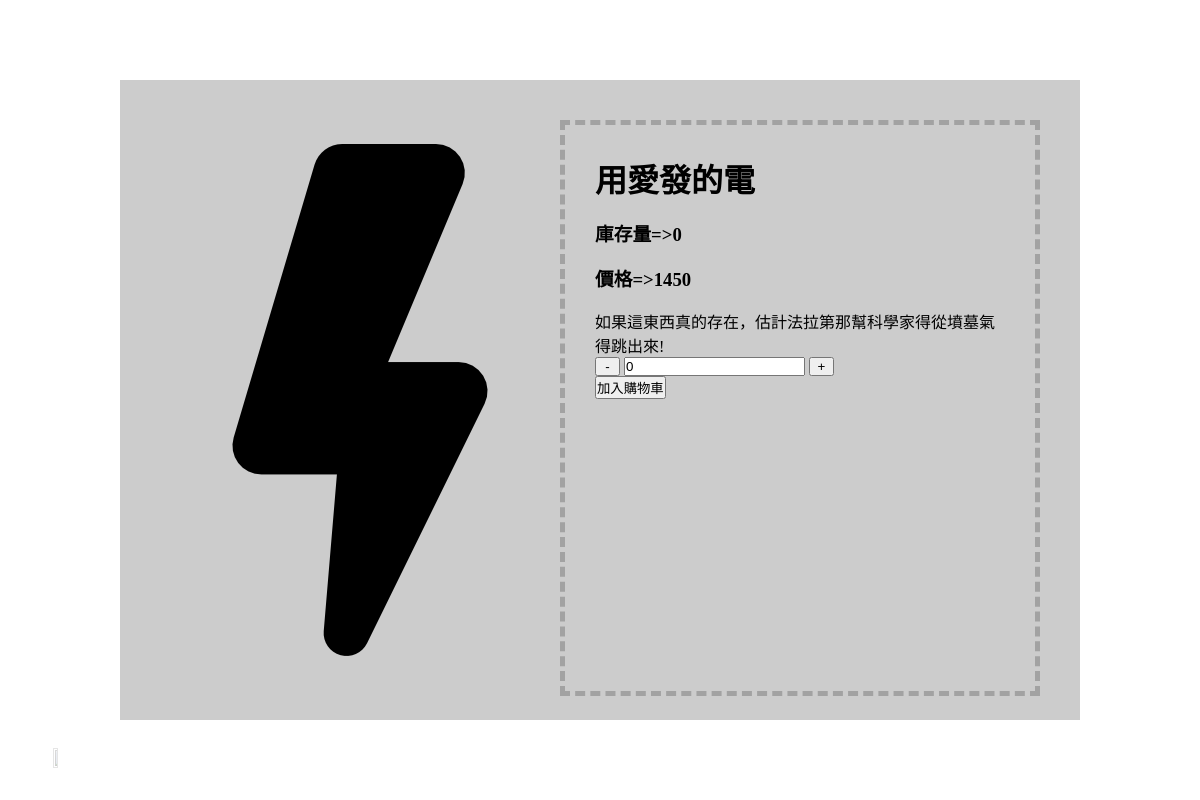
Page /source/productView.php?id=4 on the committed database.
### tables this page shows
CREATE TABLE `products` (
  `id` int(11) NOT NULL,
  `productName` varchar(50) NOT NULL,
  `imgLink` varchar(100) NOT NULL,
  `introduce` text DEFAULT NULL,
  `price` int(11) NOT NULL DEFAULT 0,
  `reserve` int(11) NOT NULL DEFAULT 0,
  `supplier` int(11) NOT NULL
);

### source/productView.php (the view, shortened to what this page needs)
<!DOCTYPE html>
<html>
    <head>
    </head>
    <body onload="setvalue();">
        <?php
            $id=$_GET['id'];
            $connect=new mysqli('localhost', 'root', "");
            $connect->select_db("final_project");
            $connect->set_charset("utf8");
            $commend="SELECT * FROM products WHERE id='$id'";
            $result=$connect->query($commend);
            $row=$result->fetch_row();
        ?>
        <div class="main">
            <div class="contain">
                <div class="imgBox">
                    <img src="<?php echo$row[2];?>">
                </div>
                <div class="textBox">
                    <h1><?php echo$row[1];?></h1><br>
                    <h3>庫存量=><?php echo$row[5];?></h3><br>
                    <h3>價格=><?php echo$row[4];?></h3><br>
                    <p><?php echo$row[3];?></p>
                    <form method="get" action="shoppingCart.php">
                        <input type="button" value="-" onclick="minus();" style="width:25px;">
                        <input type="text" name="orderQuality" id="orderQuality" >
                        <input type="button" value="+" onclick="plus();" style="width:25px;">
                        <br>
                        <input type="submit" value="加入購物車" name="submitOrder">
                    </form>
                </div>
            </div>
        </div>
        <div class="foot">
            <div class="back">
                <a href="shoppingCart.php"><img src="img/back.svg"></a>
            </div>
        </div>
    </body>
</html>

### source/productView.php (style rules this page uses)
* { padding: 0; margin: 0; box-sizing: border-box; }
.main { width:80vw; height:80vh; position:absolute; top:0; right:0; left:0; bottom:0; margin:auto; }
.contain { width:100%; height:100%; position:absolute; top:0; left:0; background-color: #cccccc; display: flex; }
.imgBox { width:50%; height:100%; display: flex; justify-content: center; align-items: center; }
.textBox { width:50%; height: 90%; position: absolute; top: 0; right: 0; bottom: 0; margin: 40px; border: 5px #0003 dashed; padding: 30px; }
.foot { width: 100vw; height: 10vh; position:absolute; bottom:0; }
.back { height: 100%; width: 100px; position:absolute; left:0; display: flex; justify-content: center; align-items: center; }
.back img { height: 50%; width: 50%; opacity: .4; }
.back a { padding-left: 25px; }

### rows in the picture
products: imgLink (picture), productName "用愛發的電", reserve "0", price "1450", introduce "如果這東西真的存在，估計法拉第那幫科學家得從墳墓氣得跳出來!"
